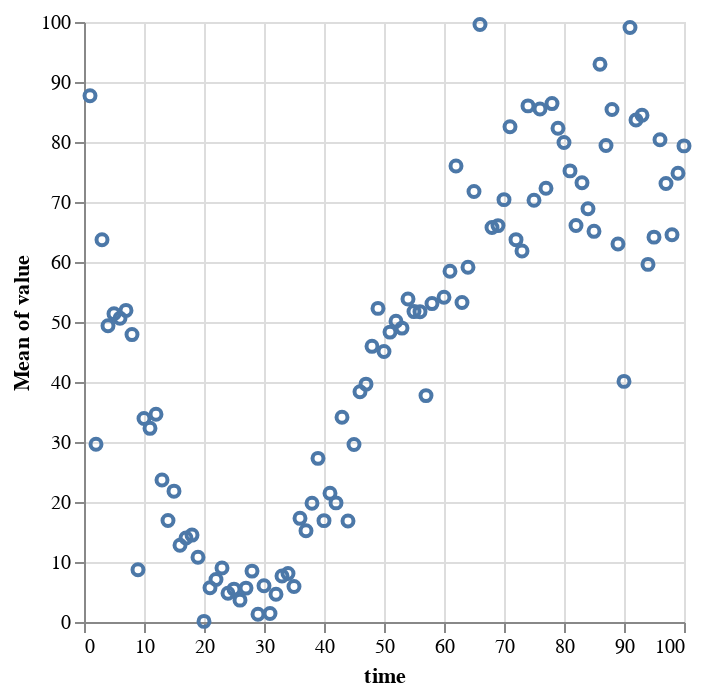

The code cell stored with this chart in its notebook:
### Code cell
# lets plot the data we got from all the robots
alt.Chart(predhints_df).mark_point().encode(
    x='time:Q',
    y='mean(value):Q'
)

### Figure 1 — Vega-Lite specification as saved in the notebook (floating-point values rounded to 4 significant figures; data arrays with more than 128 entries replaced by an {"elided": "..."} marker saying what was removed)
{"config": {"view": {"continuousWidth": 300, "continuousHeight": 300}}, "data": {"name": "data-94de0ba110f07446c18fe5742ccbfe92"}, "mark": {"type": "point"}, "encoding": {"x": {"field": "time", "type": "quantitative"}, "y": {"aggregate": "mean", "field": "value", "type": "quantitative"}}, "$schema": "https://vega.github.io/schema/vega-lite/v5.14.1.json", "datasets": {"data-94de0ba110f07446c18fe5742ccbfe92": {"elided": "424 records"}}}
